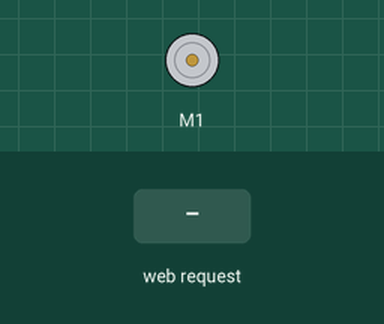
Bench run of a sketch on a simulated ESP8266 (Wemos D1 mini). Shown: DC motor (green arrow = forward, orange = backward, longer = faster). Inputs (shaded band) come from the test bench. WiFi joins after 1.5 s; servers stay silent unless stated; what the sketch prints to the serial monitor is not drawn.

Above: at 2.7 s.
2.8 s: HTTP request GET /stop?do=START received
At 3.7 s:
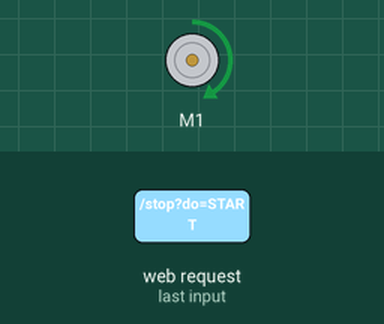
4.3 s: HTTP request GET /direction received
At 4.9 s:
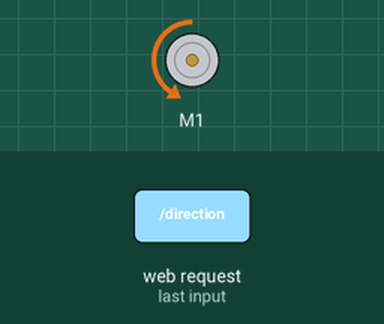
5.8 s: HTTP request GET /speed?do=slower received
At 6.1 s:
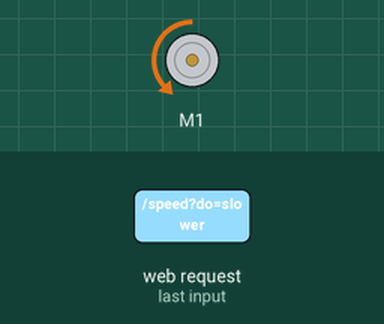
7.3 s: HTTP request GET /direction?dir=CW received
At 8.5 s:
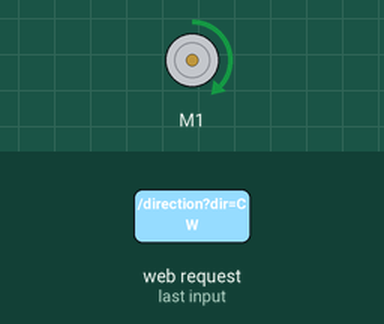
8.8 s: HTTP request GET /speed?do=slower received
At 9.8 s:
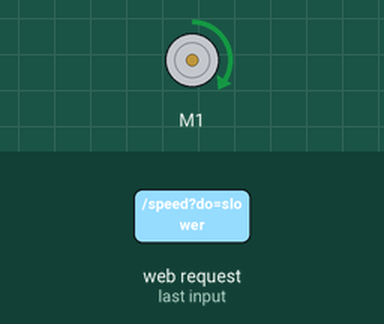
10.3 s: HTTP request GET /direction?do=slower received
At 11.1 s:
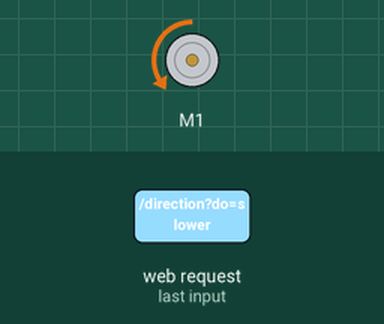
Timing chart, 0 to 12.8 s (numbered marks = the images above; inputs shaded):
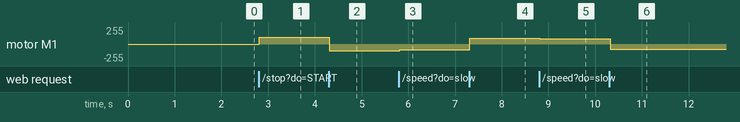

Measured:
- after the input at 2.8 s, motor M1: stopped → forward 102/255 at once
- after the input at 4.3 s, motor M1: forward 102/255 → backward 102/255 at once
- after the input at 5.8 s, motor M1: backward 102/255 → backward 89/255 at once
- after the input at 7.3 s, motor M1: backward 89/255 → forward 89/255 at once
- after the input at 8.8 s, motor M1: forward 89/255 → forward 76/255 at once
- after the input at 10.3 s, motor M1: forward 76/255 → backward 76/255 at once

The sketch:

ESP-12E-WEBSERVER-DC-MOTOR-CONTROL.ino.ino
```cpp
// (licence header left out)
//static const uint8_t D0   = 16;
//static const uint8_t D1   = 5;
//static const uint8_t D2   = 4;
//static const uint8_t D3   = 0;
//static const uint8_t D4   = 2;
//static const uint8_t D5   = 14;
//static const uint8_t D6   = 12;
//static const uint8_t D7   = 13;
//static const uint8_t D8   = 15;
//static const uint8_t D9   = 3;
//static const uint8_t D10  = 1;
#include <Robojax_L298N_DC_motor.h>
// motor 1 settings
#define IN1 D6
#define IN2 D7
#define ENA D8 // this pin must be PWM enabled pin
const int CCW = 2; // do not change
const int CW  = 1; // do not change
int motorDirection = CW;// defaule direction
#define motor1 1 // do not change
// use the line below for single motor
Robojax_L298N_DC_motor motor(IN1, IN2, ENA, true);
String accessName ="robojaxESP8266";
const int changeStep = 5;// 10 is 10% every time button is pushed
int outPutValue = 40;// variable holding the light output vlaue (initial value) 40 means 40%
const int motorMinimumSpeed=20;
int motor1StopState=HIGH;//Stope state of motor HIGH=STOP
#include "robojax_speed__direction_control_page.h"

#include <ESP8266WiFi.h>
#include <WiFiClient.h>
#include <ESP8266WebServer.h>
#include <ESP8266mDNS.h>


#ifndef STASSID
#define STASSID "1234"
#define STAPSK  "pepetapia"
#endif

const char *ssid = STASSID;
const char *password = STAPSK;

ESP8266WebServer server(80);

void handleRoot() {
String HTML_page = speed_control_page_part1;

 HTML_page.concat(outPutValue);
 HTML_page.concat(speed_control_page_part2);
 HTML_page.concat(outPutValue);
 HTML_page.concat(speed_control_page_part3);


  server.send(200, "text/html", HTML_page);

}

void handleNotFound() {

  String message = "File Not Found\n\n";
  message += "URI: ";
  message += server.uri();
  message += "\nMethod: ";
  message += (server.method() == HTTP_GET) ? "GET" : "POST";
  message += "\nArguments: ";
  message += server.args();
  message += "\n";

  for (uint8_t i = 0; i < server.args(); i++) {
    message += " " + server.argName(i) + ": " + server.arg(i) + "\n";
  }

  server.send(404, "text/plain", message);

}

void setup(void) {

  Serial.begin(115200);
  motor.begin();
  //L298N DC Motor by Robojax.com


  WiFi.mode(WIFI_STA);
  WiFi.begin(ssid, password);
  Serial.println("");

  // Wait for connection
  while (WiFi.status() != WL_CONNECTED) {
    delay(500);
    Serial.print(".");
  }

  Serial.println("");
  Serial.print("Connected to ");
  Serial.println(ssid);
  Serial.print("IP address: ");
  Serial.println(WiFi.localIP());

  if (MDNS.begin(accessName)) {
    Serial.println("MDNS responder started");
  }

  server.on("/", handleRoot);
  server.on("/speed", HTTP_GET, handleMotorSpeed);
  server.on("/direction", HTTP_GET, handleMotorDirection);
  server.on("/stop", HTTP_GET, handleMotorBrake);
  server.onNotFound(handleNotFound);
  server.begin();
  Serial.println("HTTP server started");

}

void loop(void) {

  server.handleClient();
  MDNS.update();


  if(motor1StopState ==HIGH)
  {
    motor.brake(motor1);

  }else{
     motor.rotate(motor1, outPutValue, motorDirection);//run motor1 at 60% speed in CW direction
  }

 // delay(3000);

  //motor.brake(1);

  delay(100);
}

/*
 * handleMotorSpeed()
 * Slows down or speeds up the motor
 * returns nothing
 */
void handleMotorSpeed() {
  if(server.arg("do") == "slower")
  {
    outPutValue -=changeStep;

      if(outPutValue < motorMinimumSpeed)
      {
        outPutValue = motorMinimumSpeed;
      }
  }else{
    outPutValue +=changeStep;

      if(outPutValue > 100)
      {
        outPutValue =100;
      }
  }

  handleRoot();
}//


/*
 * handleMotorDirection()
 * changes the direction of motor
 * returns nothing
 * Written by Ahmad Shamshiri on Nov 02, 2019
 * www.Robojax.com
 */
void handleMotorDirection() {
  if(server.arg("dir") == "CW")
  {
    motorDirection =CW;

  }else{
    motorDirection =CCW;

  }

  handleRoot();
}//

/*
 * handleMotorBrake()
 * applies brake to the motor
 * returns nothing
 * Written by Ahmad Shamshiri on Nov 02, 2019
 * www.Robojax.com
 */
void handleMotorBrake() {
  if(server.arg("do") == "START")
  {
      motor1StopState=LOW;
  }else{
      motor1StopState=HIGH;
  }
  handleRoot();
}//
```

robojax_speed__direction_control_page.h
```cpp
const char speed_control_page_part1[]  PROGMEM = R"robojaxSpeed1(
<!DOCTYPE html>
<html>
<head>
<title>Robojax ESP8266 Speed Control</title>
<meta name="viewport" content="width=device-width, initial-scale=1">
<style>
* {box-sizing: border-box}

.container {
  width: 100%;
  background-color: #ddd;
}

.skills {
  text-align: right;
  padding-top: 10px;
  padding-bottom: 10px;
  color: white;
}

.html {width: )robojaxSpeed1";


const char speed_control_page_part2[] PROGMEM = R"robojaxSpeed2(%;
background-color: #f44336;}
.nextprev a.rj-right, .nextprev a.rj-left {
    background-color: #f44336;
    color: #ffffff;
    border-color: #f44336;
}
.nextprev a {
    font-size: 22px;
    border: 1px solid #cccccc;
}
.rj-right {
    float: right!important;
}
.rj-btn, .rj-button {
    border: none;
    display: inline-block;
    padding: 8px 16px;
    vertical-align: middle;
    overflow: hidden;
    text-decoration: none;
    color: inherit;
    background-color: inherit;
    text-align: center;
    cursor: pointer;
    white-space: nowrap;
}
</style>
-
</head>
<body>

<h1>ESP-12E Webserver Control Motor DC</h1>
<div class="container">
<div class="skills html">)robojaxSpeed2";


const char speed_control_page_part3[] PROGMEM = R"robojaxSpeed3(%</div>
</div>
<hr>
<div class="nextprev">
<a class="rj-left rj-btn" href="/speed?do=slower">< Slower</a>
<a class="rj-right rj-btn" href="/speed?do=faster">Faster ></a>
</div>
<hr>
<h2>Sentido de giro</h2>
<div class="nextprev">
<a class="rj-left rj-btn" href="/direction?dir=CW">CW</a>
<a class="rj-right rj-btn" href="/direction?dir=CCW">CCW</a>
</div>
<hr>
<h2>Arranque / Paro</h2>
<div class="nextprev">
<a class="rj-left rj-btn" href="/stop?do=START">START</a>
<a class="rj-right rj-btn" href="/stop?do=STOP">STOP</a>
</div>
</body>
</html>)robojaxSpeed3";
```
